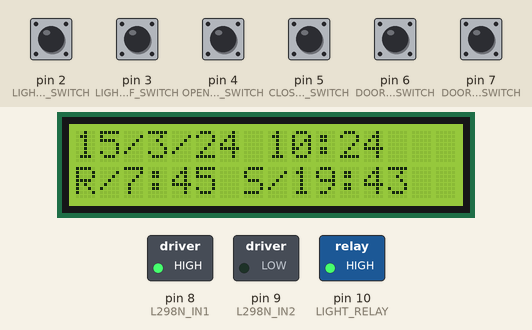
This sketch was run on a simulated Arduino Uno, built with avr-gcc and run on an emulated ATmega328P. Parts: 16×2 character LCD, switched loads named in the sketch (green lamp = pin HIGH). The test bench sets the inputs (shaded band); at power-on: pin 2 (LIGHT_ON_SWITCH), pin 3 (LIGHT_OFF_SWITCH), pin 4 (OPEN_DOOR_SWITCH), pin 5 (CLOSE_DOOR_SWITCH), pin 6 (DOOR_OPEN_LIMIT_SWITCH), pin 7 (DOOR_CLOSE_LIMIT_SWITCH) LOW. The local clock reads 2024-03-15 10:24:30 at power-on unless the sketch sets it.

Above: at 1.2 s.
1.3 s: pin 2 (LIGHT_ON_SWITCH) pulled HIGH for 1.3 s
At 3.1 s:
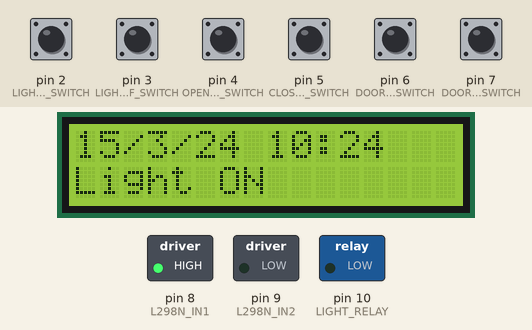
4.8 s: pin 5 (CLOSE_DOOR_SWITCH) pulled HIGH for 1.3 s
At 6.3 s:
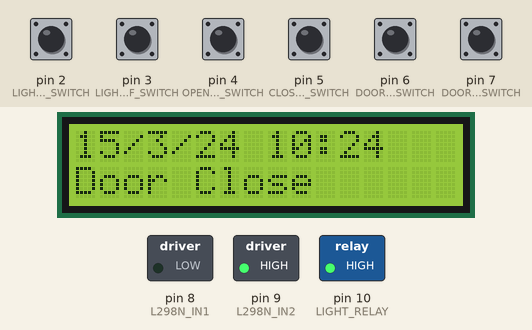
8.0 s: pin 3 (LIGHT_OFF_SWITCH) pulled HIGH for 1.3 s
At 9.0 s:
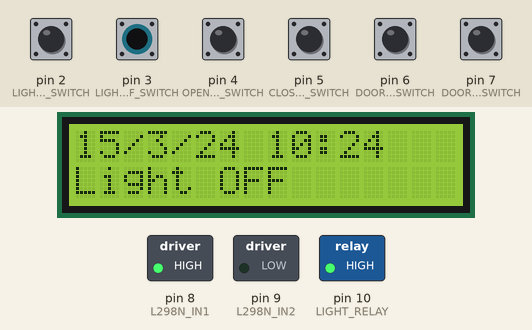
11.2 s: pin 4 (OPEN_DOOR_SWITCH) pulled HIGH for 1.3 s
At 12.4 s:
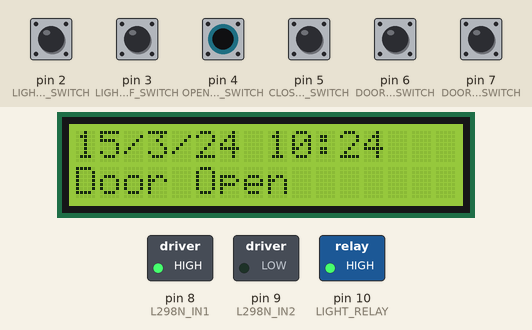
14.4 s: pin 6 (DOOR_OPEN_LIMIT_SWITCH) pulled HIGH for 1.3 s
At 15.8 s:
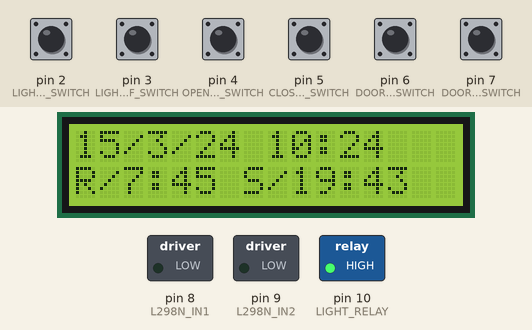
17.6 s: pin 2 (LIGHT_ON_SWITCH) driven HIGH and pin 5 (CLOSE_DOOR_SWITCH) driven HIGH
At 19.2 s:
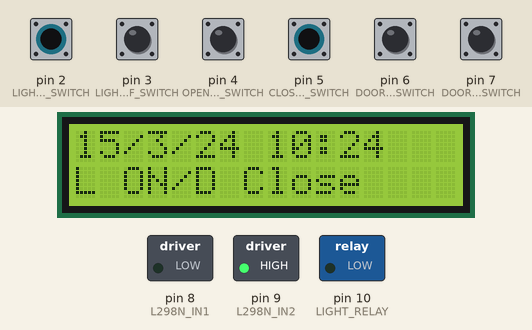
Timing chart, 0 to 20.7 s (numbered marks = the images above; inputs shaded):
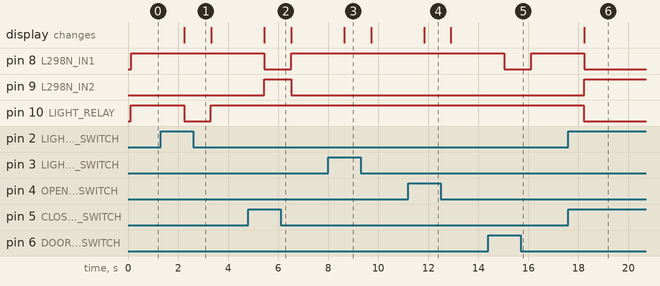

The sketch:

chickens.ino
```cpp
// (licence header left out)
/*
 * Small arduino program that allows to handle my requirements for my chickens:
 *
 * - Detects with an RTC when the sunrise and sunset happen. For this there are
 *   two variables LATITUDE and LONGITUDE that must be set to your coordinates.
 *
 * - Turns on the light right after sunrise so the chickens can have some light
 *   to eat if they wish since at that moment there is still not enough light
 *   for them to properly watch where they sleep. For this the RANGE variable
 *   is used for the amount of time that will be turned on after sunrise.
 *
 * - Turns on the light when the sunset is going to happen. Also RANGE is used
 *   to decide when it is going to happen. But in this case also STEP_DELAY,
 *   since we want to wait for an amount of time after sunrise to turn on the light.
 *   This is due to the fact that after sunrise normally there is still a bit of light
 *   and the chickens are outside till the last second. Currently this is done as
 *   (SUNSET + STEP_DELAY, RANGE).
 *
 * - The pin to handle the relay for the light is set in LIGHT_RELAY.
 *
 * - A ON-OFF-ON switch button is used to override the RTC logic so the light is turned
 *   ON or OFF. LIGHT_ON_SWITCH and LIGHT_OFF_SIWTCH are the pins to handle the light.
 *
 * - To control the door a L298N driver is used. And the pins L298N_IN1 and L298N_IN2
 *   are used to handle it.
 *
 * - An ON-OFF-ON switch is used to override the RTC and to manually handle the door.
 *   This is configured in the pins OPEN_DOOR_SWITCH and CLOSE_DOOR_SWITCH. If none
 *   of the pins are ON then the RTC will be used to automatically handle the door.
 */


#include <Wire.h>
#include <RTClib.h>
#include <TimeLord.h>
#include <LiquidCrystal_I2C.h>

RTC_DS3231 rtc;
LiquidCrystal_I2C lcd(0x27, 16, 2);  // set the LCD address to 0x27 for a 16 chars and 2 line display

float const LATITUDE = 42.42;
float const LONGITUDE = -8.76;
TimeLord tardis;
const int TIMEZONE = 1 * 60; /* gmt + 1  */

/* pin that turns on the light */
const int LIGHT_RELAY = 10;
const int LIGHT_ON_SWITCH = 2;
const int LIGHT_OFF_SWITCH = 3;

/* pins to handle the door */
const int OPEN_DOOR_SWITCH = 4;
const int CLOSE_DOOR_SWITCH = 5;

/* pins for door limit switches */
const int DOOR_OPEN_LIMIT_SWITCH = 6;
const int DOOR_CLOSE_LIMIT_SWITCH = 7;

/* L298N for the door */
const int L298N_IN1 = 8;
const int L298N_IN2 = 9;

const int STEP_DELAY = 10; /* in minutes */
const int RANGE = 30; /* in minutes */

void setup(void)
{
  if (!rtc.begin()) {
    /* FIXME: print an error in the serial? */
    while (1);
  }

  if (rtc.lostPower()) {
    rtc.adjust(DateTime(F(__DATE__), F(__TIME__)));
  }

  lcd.init();
  lcd.backlight();

  tardis.TimeZone(TIMEZONE);
  tardis.Position(LATITUDE, LONGITUDE);

  pinMode(LIGHT_RELAY, OUTPUT);
  pinMode(LIGHT_ON_SWITCH, INPUT);
  pinMode(LIGHT_OFF_SWITCH, INPUT);
  pinMode(OPEN_DOOR_SWITCH, INPUT);
  pinMode(CLOSE_DOOR_SWITCH, INPUT);
  pinMode(L298N_IN1, OUTPUT);
  pinMode(L298N_IN2, OUTPUT);
  pinMode(DOOR_OPEN_LIMIT_SWITCH, INPUT);
  pinMode(DOOR_CLOSE_LIMIT_SWITCH, INPUT);
}

static DateTime datetime_from_tardis(bool sunrise)
{
  DateTime now = rtc.now();
  byte today[6] = {0,};

  /* it is bytes so we cannot use the direct year which is over uint8 */
  today[tl_year] = (now.year() - 2000);
  today[tl_month] = now.month();
  today[tl_day] = now.day();
  today[tl_hour] = now.hour();

  if (sunrise) {
    tardis.SunRise(today);
  } else {
    tardis.SunSet(today);
  }

  return DateTime(today[tl_year], today[tl_month], today[tl_day], today[tl_hour], today[tl_minute], today[tl_second]);
}

static void print_to_lcd(bool light_on,
                         bool light_off,
                         bool open_door,
                         bool door_opened,
                         bool close_door,
                         bool door_closed)
{
  DateTime now = rtc.now();
  DateTime sunrise = datetime_from_tardis(true);
  DateTime sunset = datetime_from_tardis(false);

  lcd.setCursor(0, 0);
  lcd.print(now.day());
  lcd.print("/");
  lcd.print(now.month());
  lcd.print("/");
  lcd.print(now.year() - 2000);
  lcd.print(" ");
  lcd.print(now.hour());
  lcd.print(":");
  lcd.print(now.minute() < 10 ? "0" + String(now.minute()) : now.minute());
  /* Cleanup any leftovers */
  lcd.print("  ");

  lcd.setCursor(0, 1);

  /* Is it worth doing some caching to avoid printing all the time to the
   * lcd device?
   */
  if (light_on || light_off || open_door || close_door) {
    /* FIXME: kind of hacky adding all the spaces but oh well... */
    if (light_on) {
      if (open_door) {
        lcd.print("L ON/D Open     ");
      } else if (close_door) {
        lcd.print("L ON/D Close     ");
      } else {
        lcd.print("Light ON        ");
      }
    } else if (light_off) {
      if (open_door) {
        lcd.print("L OFF/D Open     ");
      } else if (close_door) {
        lcd.print("L OFF/D Close     ");
      } else {
        lcd.print("Light OFF       ");
      }
    } else if (open_door) {
      lcd.print("Door Open");
      if (door_opened) {
        lcd.print("/opened");
      } else {
        lcd.print("       ");
      }
    } else {
      lcd.print("Door Close");
      if (door_closed) {
        lcd.print("/closed");
      } else {
        lcd.print("      ");
      }
    }
  } else {
    lcd.print("R/");
    lcd.print(sunrise.hour());
    lcd.print(":");
    lcd.print(sunrise.minute() < 10 ? "0" + String(sunrise.minute()) : sunrise.minute());

    lcd.print(" ");
    lcd.print("S/");
    lcd.print(sunset.hour());
    lcd.print(":");
    lcd.print(sunset.minute() < 10 ? "0" + String(sunset.minute()) : sunset.minute());
  }
}

static void change_light_state(bool light_on,
                               bool light_off)
{
  DateTime now = rtc.now();
  DateTime sunrise = datetime_from_tardis(true);
  DateTime sunset = datetime_from_tardis(false);
  TimeSpan step_delay(STEP_DELAY * 60);
  TimeSpan range(RANGE * 60);
  bool on = light_on ||
            ((now >= (sunset + step_delay)) && (now < (sunset + step_delay + range))) ||
            ((now >= sunrise) && (now < (sunrise + range)));

  on &= !light_off;

  digitalWrite(LIGHT_RELAY, on ? LOW : HIGH);
}

/* Handles the state of the door and opens the door or closes it depending
 * of the different inputs.
 * Note that when opening/closing the door we wait for a RANGE and the STEP_DELAY
 * since it can be still slightly dark or slighly lightly and the chickens might
 * be still outside or insecure to leave the coop.
 */
static void handle_door(bool open_door,
                        bool close_door,
                        bool door_opened,
                        bool door_closed)
{
  DateTime now = rtc.now();
  DateTime sunrise = datetime_from_tardis(true);
  DateTime sunset = datetime_from_tardis(false);
  TimeSpan step_delay(STEP_DELAY * 60);
  TimeSpan range(max(0, RANGE - 1) * 60);
  enum {
    DOOR_STATE_NONE,
    DOOR_STATE_OPENING,
    DOOR_STATE_CLOSING
  } door_state;

  door_state = DOOR_STATE_NONE;

  if (open_door) {
    if (!door_opened) {
      door_state = DOOR_STATE_OPENING;
    }
  } else if (close_door) {
    if (!door_closed) {
      door_state = DOOR_STATE_CLOSING;
    }
  } else if (now >= (sunrise + step_delay) && now < (sunset + step_delay + range) && !door_opened) {
    door_state = DOOR_STATE_OPENING;
  } else if (now >= (sunset + step_delay + range) && !door_closed) {
    door_state = DOOR_STATE_CLOSING;
  }

  if (door_state == DOOR_STATE_OPENING) {
    digitalWrite(L298N_IN1, HIGH);
    digitalWrite(L298N_IN2, LOW);
  } else if (door_state == DOOR_STATE_CLOSING) {
    digitalWrite(L298N_IN1, LOW);
    digitalWrite(L298N_IN2, HIGH);
  } else {
    digitalWrite(L298N_IN1, LOW);
    digitalWrite(L298N_IN2, LOW);
  }
}

void loop(void)
{
  bool light_on = digitalRead(LIGHT_ON_SWITCH) == HIGH;
  bool light_off = digitalRead(LIGHT_OFF_SWITCH) == HIGH;
  bool open_door = digitalRead(OPEN_DOOR_SWITCH) == HIGH;
  bool close_door = digitalRead(CLOSE_DOOR_SWITCH) == HIGH;
  bool door_opened = digitalRead(DOOR_OPEN_LIMIT_SWITCH) == HIGH;
  bool door_closed = digitalRead(DOOR_CLOSE_LIMIT_SWITCH) == HIGH;

  print_to_lcd(light_on, light_off, open_door, door_opened, close_door, door_closed);
  change_light_state(light_on, light_off);
  handle_door(open_door, close_door, door_opened, door_closed);

  delay(1000);
}
```

Measured:
- after the input at 1.3 s, pin 10 (LIGHT_RELAY): HIGH → LOW after 0.94 s, → HIGH 1.1 s later; the display: changes after 0.96 s (image 1)
- after the input at 4.8 s, pin 8 (L298N_IN1): HIGH → LOW after 0.65 s, → HIGH 1.1 s later; pin 9 (L298N_IN2): LOW → HIGH after 0.65 s, → LOW 1.1 s later; the display: changes after 0.65 s (image 2)
- after the input at 8.0 s, the display: changes after 0.65 s (image 3)
- after the input at 11.2 s, the display: changes after 0.64 s (image 4)
- after the input at 14.4 s, pin 8 (L298N_IN1): HIGH → LOW after 0.64 s, → HIGH 1.1 s later
- after the input at 17.6 s, pin 8 (L298N_IN1): HIGH → LOW after 0.63 s; pin 9 (L298N_IN2): LOW → HIGH after 0.63 s; pin 10 (LIGHT_RELAY): HIGH → LOW after 0.62 s; the display: changes after 0.63 s (image 6)
